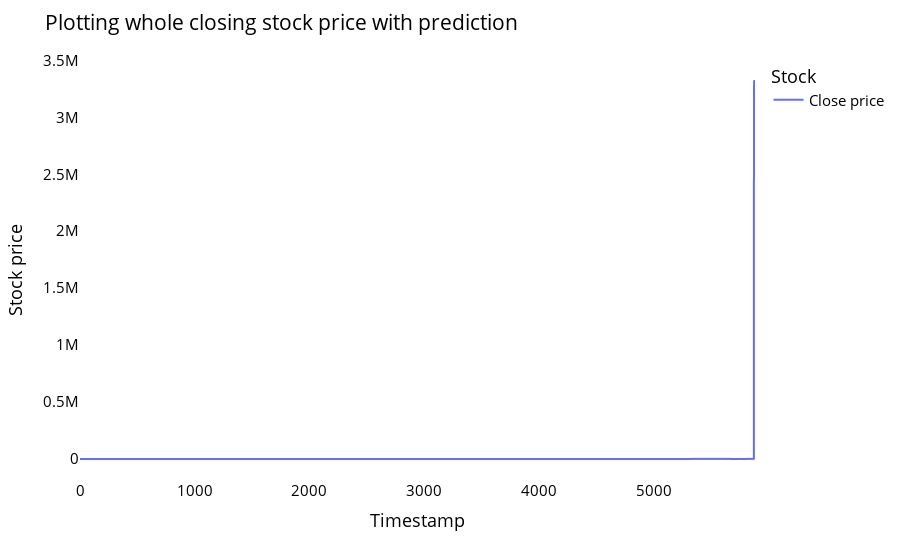

Notebook code for this chart:
### Code cell
rfdf=closeddf.tolist()
rfdf.extend((np.array(lst_output).reshape(-1,1)).tolist())
rfdf=scaler.inverse_transform(rfdf).reshape(1,-1).tolist()[0]

names = cycle(['Close price'])

fig = px.line(rfdf,labels={'value': 'Stock price','index': 'Timestamp'})
fig.update_layout(title_text='Plotting whole closing stock price with prediction',
                  plot_bgcolor='white', font_size=15, font_color='black',legend_title_text='Stock')
fig.for_each_trace(lambda t:  t.update(name = next(names)))

fig.update_xaxes(showgrid=False)
fig.update_yaxes(showgrid=False)
fig.show()

### Figure 1 — Plotly figure (JSON) as saved in the notebook; plotly's stock layout.template omitted (floating-point values rounded to 4 significant figures; data arrays with more than 128 entries replaced by an {"elided": "..."} marker saying what was removed)
{"data": [{"hovertemplate": "variable=0<br>Timestamp=%{x}<br>Stock price=%{y}<extra></extra>", "legendgroup": "0", "line": {"color": "#636efa", "dash": "solid"}, "marker": {"symbol": "circle"}, "mode": "lines", "name": "Close price", "showlegend": true, "type": "scattergl", "x": {"elided": "5885 int values"}, "xaxis": "x", "y": {"elided": "5885 float values"}, "yaxis": "y"}], "layout": {"font": {"color": "black", "size": 15}, "legend": {"title": {"text": "Stock"}, "tracegroupgap": 0}, "margin": {"t": 60}, "plot_bgcolor": "white", "title": {"text": "Plotting whole closing stock price with prediction"}, "xaxis": {"anchor": "y", "domain": [0, 1], "showgrid": false, "title": {"text": "Timestamp"}}, "yaxis": {"anchor": "x", "domain": [0, 1], "showgrid": false, "title": {"text": "Stock price"}}}}
